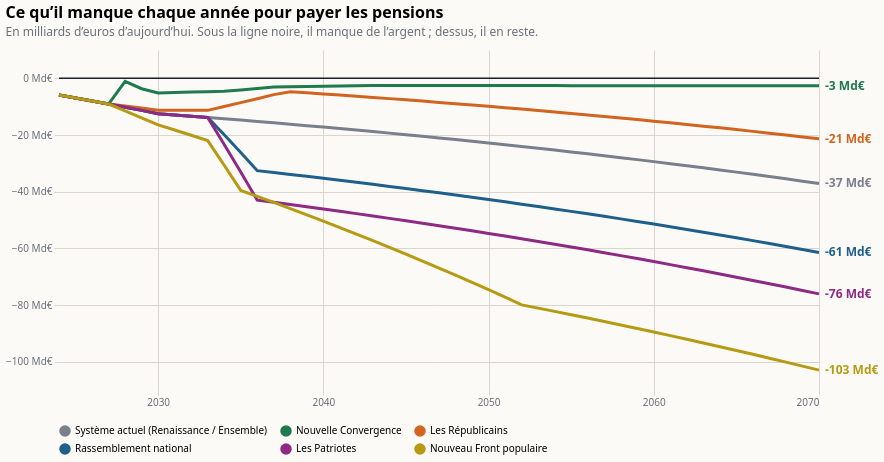

Vega-Lite specification for this chart:
### Vega-Lite specification from a JSON file in a GitHub repository (floating-point values rounded to 4 significant figures; data arrays with more than 128 entries replaced by an {"elided": "..."} marker saying what was removed)
{"$schema": "https://vega.github.io/schema/vega-lite/v6.json", "title": {"text": "Ce qu’il manque chaque année pour payer les pensions", "subtitle": "En milliards d’euros d’aujourd’hui. Sous la ligne noire, il manque de l’argent ; dessus, il en reste.", "anchor": "start", "fontSize": 16, "subtitleColor": "#6b6f7b", "subtitlePadding": 6, "offset": 12}, "background": "#fbfaf7", "config": {"font": "system-ui, sans-serif", "axis": {"gridColor": "#d9d6cf", "labelColor": "#6b6f7b", "domain": false, "tickColor": "#d9d6cf"}, "legend": {"orient": "bottom", "columns": 3, "labelLimit": 2000, "symbolOpacity": 1}, "view": {"stroke": null}}, "width": 760, "height": 340, "data": {"values": {"elided": "282 records"}}, "encoding": {"x": {"field": "annee", "type": "quantitative", "scale": {"domain": [2024, 2070]}, "axis": {"format": "d", "title": null, "values": [2030, 2040, 2050, 2060, 2070]}}, "y": {"field": "valeur", "type": "quantitative", "scale": {"zero": true, "padding": 12}, "axis": {"title": null, "labelExpr": "replace(format(datum.value, ',.0f'), ',', ' ') + ' Md€'", "tickCount": 7}}, "color": {"field": "programme", "type": "nominal", "title": null, "sort": ["Système actuel (Renaissance / Ensemble)", "Nouvelle Convergence", "Les Républicains", "Rassemblement national", "Les Patriotes", "Nouveau Front populaire"], "scale": {"domain": ["Système actuel (Renaissance / Ensemble)", "Nouvelle Convergence", "Les Républicains", "Rassemblement national", "Les Patriotes", "Nouveau Front populaire"], "range": ["#7a7f8c", "#1f7a4d", "#d1641f", "#1f5f8b", "#8e2a84", "#b59a12"]}, "legend": {"orient": "bottom", "columns": 3, "labelLimit": 2000}}}, "layer": [{"mark": {"type": "line", "strokeWidth": 3}}, {"data": {"values": [{"y": 0}]}, "mark": {"type": "rule", "strokeWidth": 1.5}, "encoding": {"x": {"value": 0}, "x2": {"value": 760}, "y": {"field": "y", "type": "quantitative"}, "color": {"value": "#1b1f2a"}}}, {"data": {"values": [{"annee": 2070, "programme": "Système actuel (Renaissance / Ensemble)", "valeur": -37.11, "etiquette": "-37 Md€"}, {"annee": 2070, "programme": "Nouvelle Convergence", "valeur": -2.644, "etiquette": "-3 Md€"}, {"annee": 2070, "programme": "Les Républicains", "valeur": -21.34, "etiquette": "-21 Md€"}, {"annee": 2070, "programme": "Rassemblement national", "valeur": -61.47, "etiquette": "-61 Md€"}, {"annee": 2070, "programme": "Les Patriotes", "valeur": -76.08, "etiquette": "-76 Md€"}, {"annee": 2070, "programme": "Nouveau Front populaire", "valeur": -103.0, "etiquette": "-103 Md€"}]}, "mark": {"type": "text", "align": "left", "dx": 6, "fontSize": 12, "fontWeight": "bold"}, "encoding": {"text": {"field": "etiquette"}}}]}
